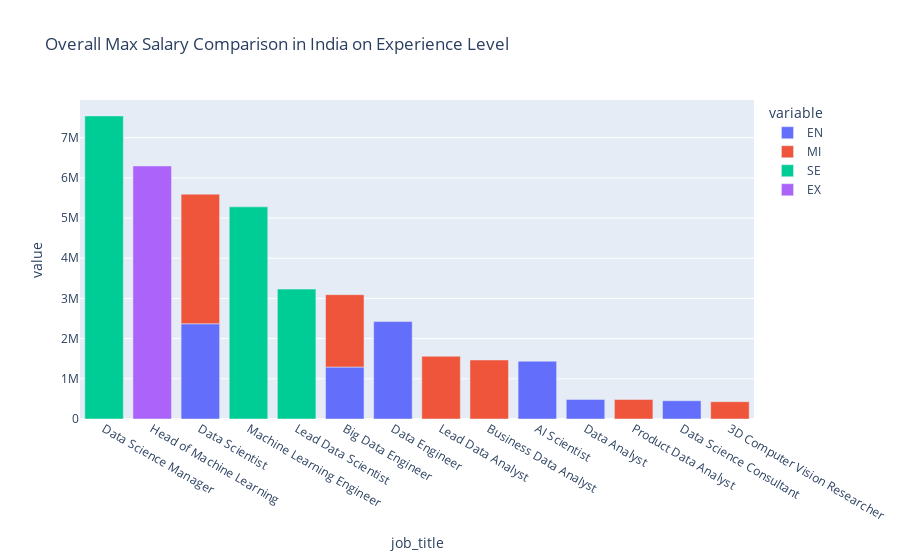

Notebook source saved alongside this figure:
### Code cell
sal_comp3=sal_comp3.reset_index()
fig=px.bar(sal_comp3,x='job_title',y=['EN','MI','SE','EX'],title="Overall Max Salary Comparison in India on Experience Level")
fig.update_layout(xaxis={'categoryorder':'total descending'})
fig.show()

### Figure 1 — Plotly figure (JSON) as saved in the notebook; plotly's stock layout.template omitted (floating-point values rounded to 4 significant figures)
{"data": [{"alignmentgroup": "True", "hovertemplate": "variable=EN<br>job_title=%{x}<br>value=%{y}<extra></extra>", "legendgroup": "EN", "marker": {"color": "#636efa", "pattern": {"shape": ""}}, "name": "EN", "offsetgroup": "EN", "orientation": "v", "showlegend": true, "textposition": "auto", "type": "bar", "x": ["3D Computer Vision Researcher", "AI Scientist", "Big Data Engineer", "Business Data Analyst", "Data Analyst", "Data Engineer", "Data Science Consultant", "Data Science Manager", "Data Scientist", "Head of Machine Learning", "Lead Data Analyst", "Lead Data Scientist", "Machine Learning Engineer", "Product Data Analyst"], "xaxis": "x", "y": [null, 1438000.0, 1293000.0, null, 483700.0, 2424000.0, 454600.0, null, 2370000.0, null, null, null, null, null], "yaxis": "y"}, {"alignmentgroup": "True", "hovertemplate": "variable=MI<br>job_title=%{x}<br>value=%{y}<extra></extra>", "legendgroup": "MI", "marker": {"color": "#EF553B", "pattern": {"shape": ""}}, "name": "MI", "offsetgroup": "MI", "orientation": "v", "showlegend": true, "textposition": "auto", "type": "bar", "x": ["3D Computer Vision Researcher", "AI Scientist", "Big Data Engineer", "Business Data Analyst", "Data Analyst", "Data Engineer", "Data Science Consultant", "Data Science Manager", "Data Scientist", "Head of Machine Learning", "Lead Data Analyst", "Lead Data Scientist", "Machine Learning Engineer", "Product Data Analyst"], "xaxis": "x", "y": [430900.0, null, 1801000.0, 1469000.0, null, null, null, null, 3225000.0, null, 1562000.0, null, null, 483700.0], "yaxis": "y"}, {"alignmentgroup": "True", "hovertemplate": "variable=SE<br>job_title=%{x}<br>value=%{y}<extra></extra>", "legendgroup": "SE", "marker": {"color": "#00cc96", "pattern": {"shape": ""}}, "name": "SE", "offsetgroup": "SE", "orientation": "v", "showlegend": true, "textposition": "auto", "type": "bar", "x": ["3D Computer Vision Researcher", "AI Scientist", "Big Data Engineer", "Business Data Analyst", "Data Analyst", "Data Engineer", "Data Science Consultant", "Data Science Manager", "Data Scientist", "Head of Machine Learning", "Lead Data Analyst", "Lead Data Scientist", "Machine Learning Engineer", "Product Data Analyst"], "xaxis": "x", "y": [null, null, null, null, null, null, null, 7541000.0, null, null, null, 3232000.0, 5279000.0, null], "yaxis": "y"}, {"alignmentgroup": "True", "hovertemplate": "variable=EX<br>job_title=%{x}<br>value=%{y}<extra></extra>", "legendgroup": "EX", "marker": {"color": "#ab63fa", "pattern": {"shape": ""}}, "name": "EX", "offsetgroup": "EX", "orientation": "v", "showlegend": true, "textposition": "auto", "type": "bar", "x": ["3D Computer Vision Researcher", "AI Scientist", "Big Data Engineer", "Business Data Analyst", "Data Analyst", "Data Engineer", "Data Science Consultant", "Data Science Manager", "Data Scientist", "Head of Machine Learning", "Lead Data Analyst", "Lead Data Scientist", "Machine Learning Engineer", "Product Data Analyst"], "xaxis": "x", "y": [null, null, null, null, null, null, null, null, null, 6296000.0, null, null, null, null], "yaxis": "y"}], "layout": {"barmode": "relative", "legend": {"title": {"text": "variable"}, "tracegroupgap": 0}, "title": {"text": "Overall Max Salary Comparison in India on Experience Level"}, "xaxis": {"anchor": "y", "categoryorder": "total descending", "domain": [0, 1], "title": {"text": "job_title"}}, "yaxis": {"anchor": "x", "domain": [0, 1], "title": {"text": "value"}}}}
